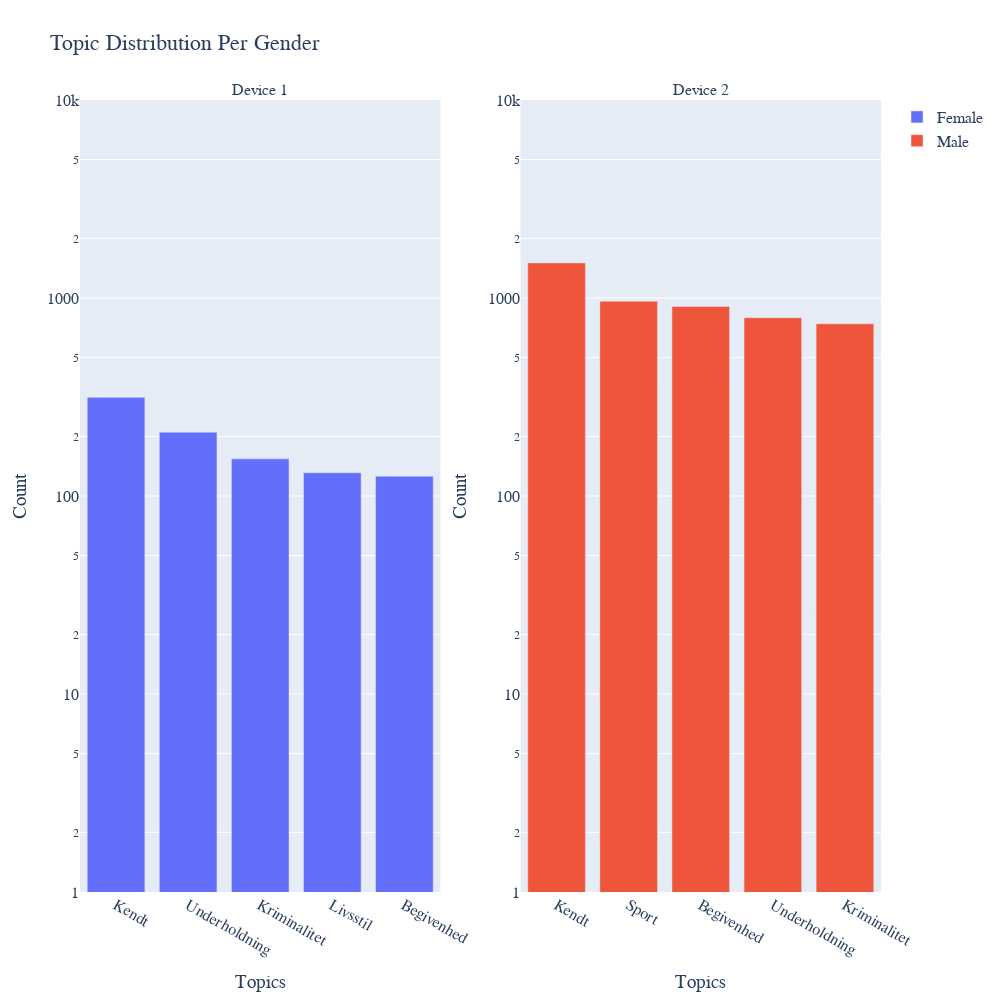

Notebook source saved alongside this figure:
### Markdown cell above
### Topics

### Code cell
# Get all the unique topics
topic_list = unique_subset_topics(df)
unique_topics = sorted(topic_list)

topic_feature_bar_distribution(
    df_ = df, feature_ = 'gender', yrange = [0, 4],
    topic_list_ = unique_topics , xaxis_title = 'Topics',
    yaxis_title = 'Count', title_ = 'Topic Distribution Per Gender'
    )

### Figure 1 — Plotly figure (JSON) as saved in the notebook; plotly's stock layout.template omitted (floating-point values rounded to 4 significant figures)
{"data": [{"name": "Female", "type": "bar", "x": ["Kendt", "Underholdning", "Kriminalitet", "Livsstil", "Begivenhed"], "xaxis": "x", "y": [315, 210, 154, 131, 126], "yaxis": "y"}, {"name": "Male", "type": "bar", "x": ["Kendt", "Sport", "Begivenhed", "Underholdning", "Kriminalitet"], "xaxis": "x2", "y": [1504, 963, 906, 795, 741], "yaxis": "y2"}], "layout": {"annotations": [{"font": {"size": 16}, "showarrow": false, "text": "Device 1", "x": 0.225, "xanchor": "center", "xref": "paper", "y": 1, "yanchor": "bottom", "yref": "paper"}, {"font": {"size": 16}, "showarrow": false, "text": "Device 2", "x": 0.775, "xanchor": "center", "xref": "paper", "y": 1, "yanchor": "bottom", "yref": "paper"}], "font": {"family": "Courier New, monospace", "size": 16}, "height": 1000, "title": {"text": "Topic Distribution Per Gender"}, "uniformtext": {"minsize": 8, "mode": "hide"}, "width": 1000, "xaxis": {"anchor": "y", "domain": [0, 0.45], "title": {"text": "Topics"}}, "xaxis2": {"anchor": "y2", "domain": [0.55, 1], "title": {"text": "Topics"}}, "yaxis": {"anchor": "x", "domain": [0, 1], "range": [0, 4], "title": {"text": "Count"}, "type": "log"}, "yaxis2": {"anchor": "x2", "domain": [0, 1], "range": [0, 4], "title": {"text": "Count"}, "type": "log"}}}
